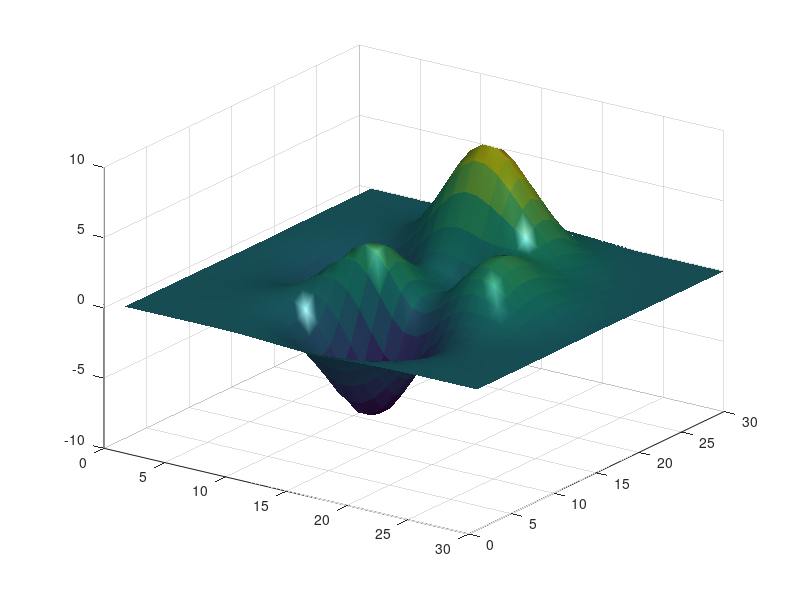

The MATLAB script that drew this image: (Note: this script raises an error after producing the figure.)
%=============================================================================
% Copyright (c) 2016-present Allan CORNET (Nelson)
%=============================================================================
% This file is part of Nelson.
%=============================================================================
% LICENCE_BLOCK_BEGIN
% SPDX-License-Identifier: LGPL-3.0-or-later
% LICENCE_BLOCK_END
%=============================================================================
% <--WEIGHT 2-->
% <--ADV-CLI MODE-->
%=============================================================================

close all;
%=============================================================================
f = figure('Visible', 'on', 'Position', [100 100 620 460], 'Color', [1 1 1]);
surf(peaks(30), 'EdgeColor', 'none', 'FaceLighting', 'gouraud');
light('Position', [1 -1 1]);
lighting gouraud;
material('metal');
view(35, 28);
colormap(parula(64));
drawnow();
%=============================================================================
asserts.istrue(isgraphics(f, 'figure'));
asserts.isequal(f.Type, 'figure');
asserts.isequal(char(f.Visible), 'on');
asserts.isequal(f.Color, [1 1 1]);
axesHandles = findobj(f, 'Type', 'axes');
asserts.isequal(numel(axesHandles), 1);
for k = 1:numel(axesHandles)
  asserts.isequal(axesHandles(k).Type, 'axes');
  asserts.isequal(axesHandles(k).Parent, f);
end
surfaceObjects = findobj(f, 'Type', 'surface');
asserts.isequal(numel(surfaceObjects), 1);
asserts.istrue(all(isgraphics(surfaceObjects, 'surface')));
for k = 1:numel(surfaceObjects)
  asserts.isequal(surfaceObjects(k).Type, 'surface');
end
lightObjects = findobj(f, 'Type', 'light');
asserts.isequal(numel(lightObjects), 1);
asserts.istrue(all(isgraphics(lightObjects, 'light')));
for k = 1:numel(lightObjects)
  asserts.isequal(lightObjects(k).Type, 'light');
end
close(f);
close all;
%=============================================================================
